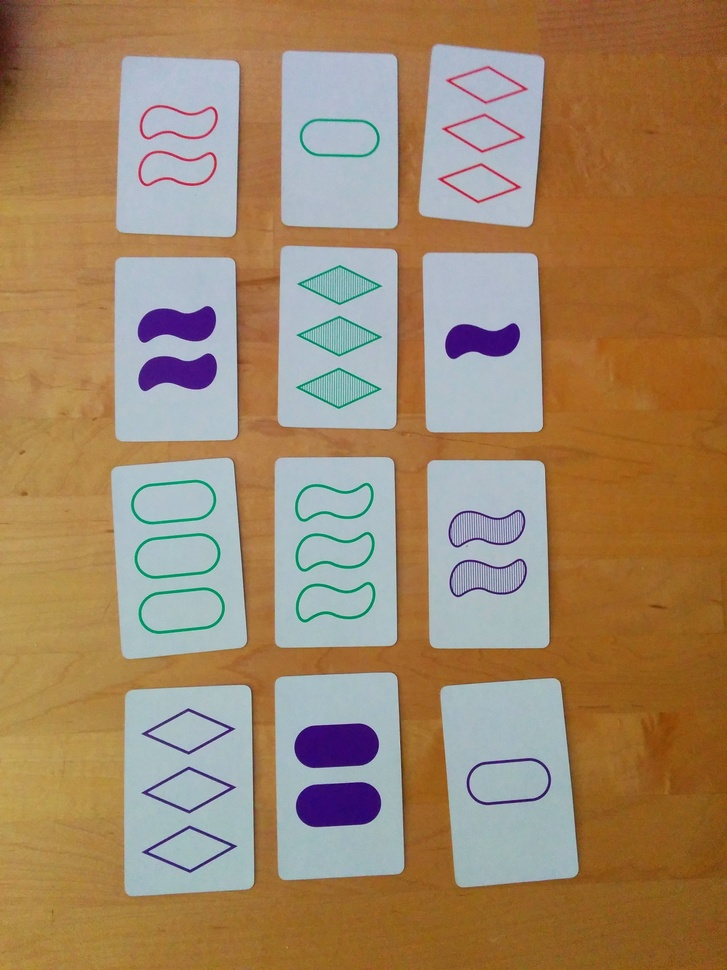
#> input picture imagenes/IMG_20150321_170456.jpg, 727 x 970 px, shrunk from 2448 x 3264 before the run, given in place of the camera
$ python cannycontours.py   (older library calls are emulated)
#> lines starting #> are read from the running program, lines starting #| are printed output that depends on the picture; after the words box and inside, x2 and y2 are one past the last pixel; in counts of white or black regions, pixels touching at a corner belong together
import cv2
import numpy as np


cap = cv2.VideoCapture(0)
size = 5
while (1):
    ret, frame = cap.read()
#> frame is the input picture: shape (970, 727, 3); mean B, G, R 104.3, 134.7, 161.1
    # Pre-processing: Convert frame to standard size, 1024x768
    gray = cv2.cvtColor(frame, cv2.COLOR_BGR2GRAY)
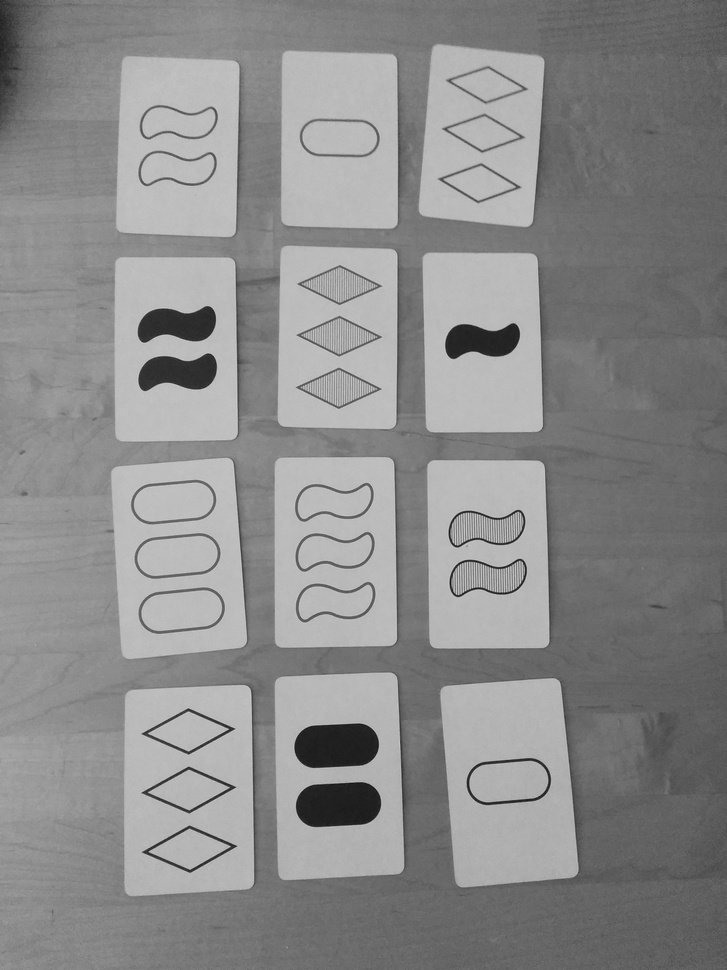
#> gray: shape (970, 727); min 19, max 208, mean 139.1
    gray = cv2.medianBlur(gray, 9)
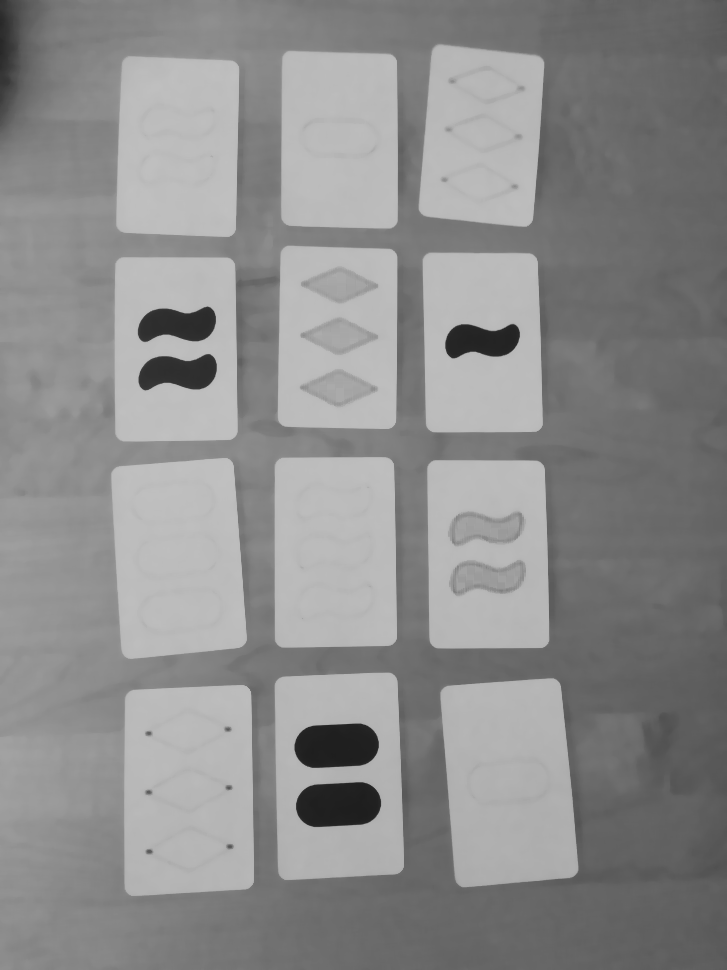
#> gray: shape (970, 727); min 30, max 193, mean 140.6
    edges = cv2.Canny(gray, 10, 25)
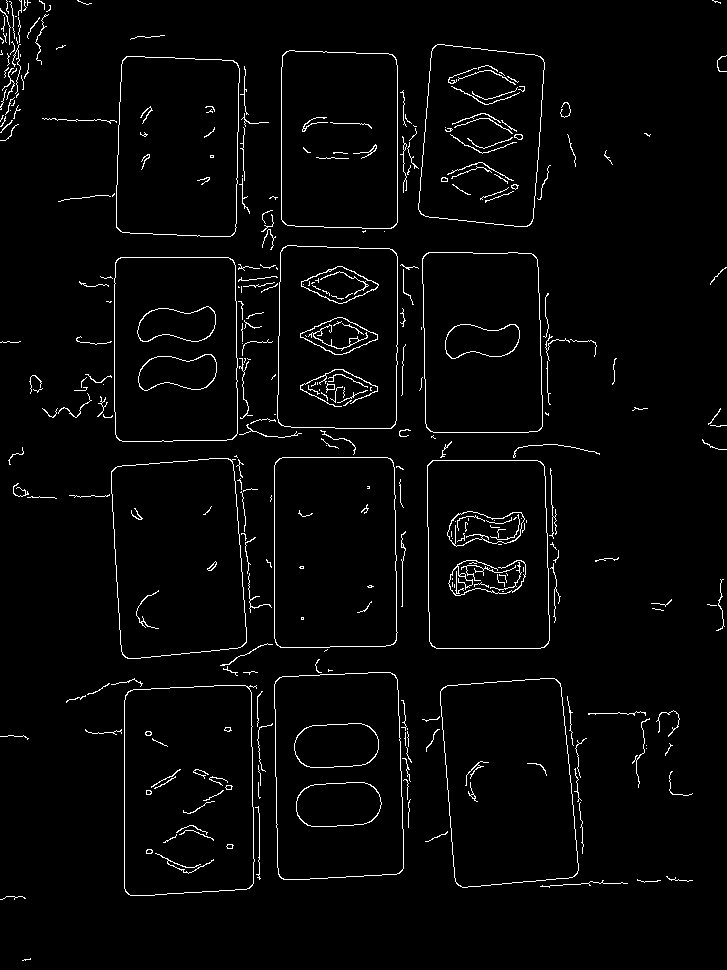
#> edges: shape (970, 727); 2.7% white in thin lines or dots
    _, contours, hierarchy = cv2.findContours(edges, cv2.RETR_TREE, cv2.CHAIN_APPROX_SIMPLE)
#> contours = 392 contours, 331 with area under 20; largest, box (x1, y1, x2, y2) and area: (124, 685, 257, 896) 26246, (124, 685, 255, 896) 26230, (274, 672, 404, 880) 25270, (274, 672, 404, 880) 25254, (440, 678, 579, 888) 24658
    for c in contours:
        rect = cv2.minAreaRect(c)
        box = cv2.boxPoints(rect)
        area = cv2.contourArea(box)
        ratio = area / size
        if ratio < 0.015:
            continue
#> this loop made 392 passes
#> (rect, box, area, ratio) on passes 2 to 4: (((12.5, 897.5), (3, 25), -90), [[25, 899], [-9.18e-17, 899], [0, 896], [25, 896]], 75, 15), (((583.4, 883.2), (87.04, 4.35), -3.09), [[540.1, 887.7], [539.9, 883.4], [626.8, 878.7], [627, 883]], 378.2, 75.63), (((648.4, 880.8), (2.69, 23.02), -87.51), [[659.9, 882.7], [636.9, 881.7], [637, 879], [660, 880]], 62, 12.4)
        # Mark box as segment


def auto_canny(image, sigma=0.5):
    v = np.median(image)
    lower = int(max(0, (1.0 - sigma) * v))
    upper = int(min(255, (1.0 + sigma) * v))
    return cv2.Canny(image, lower, upper)

$ run again, on imagenes/IMG_20161027_084413.jpg
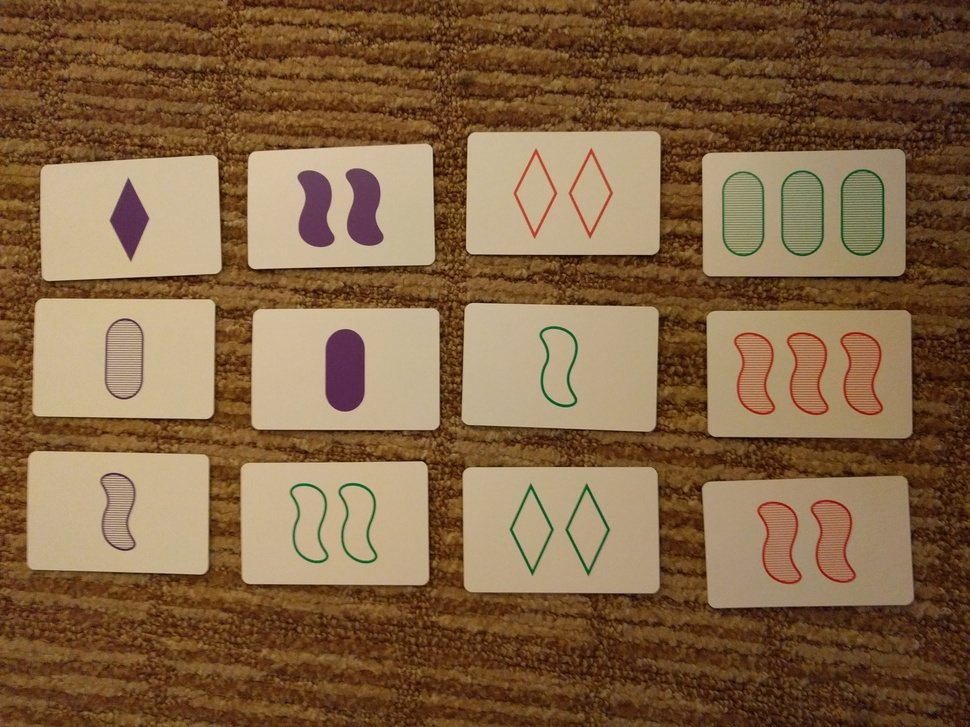
#> input picture imagenes/IMG_20161027_084413.jpg, 970 x 727 px, shrunk from 4032 x 3024 before the run, given in place of the camera
#> frame is the input picture: shape (727, 970, 3); mean B, G, R 68.3, 100.7, 131
#> `gray = cv2.medianBlur(gray, 9)`:
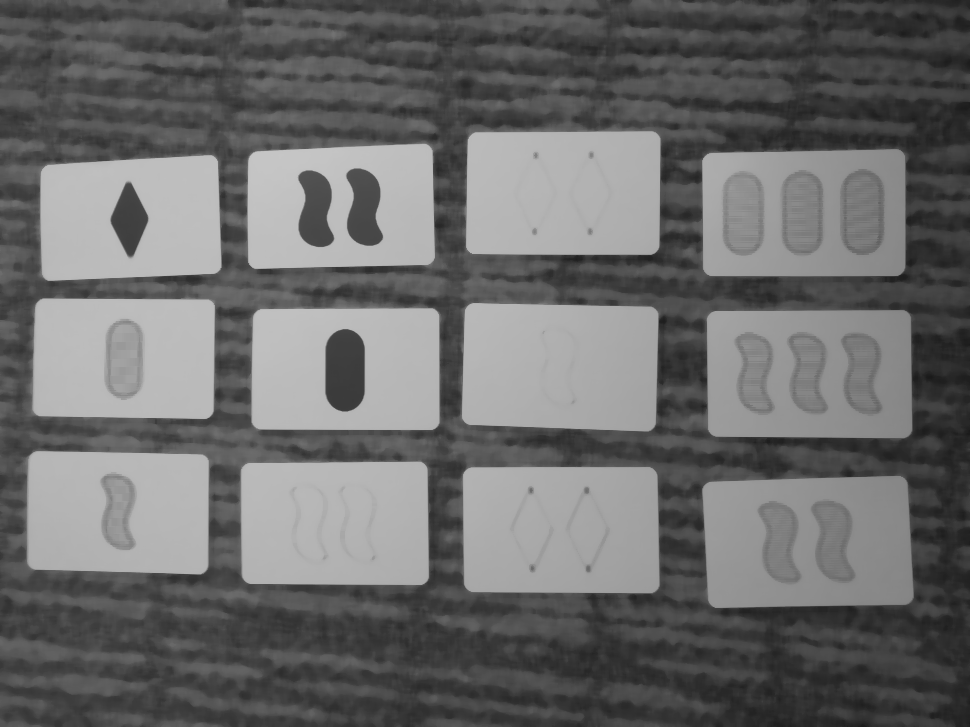
#> gray: shape (727, 970); min 26, max 198, mean 107.3
#> `edges = cv2.Canny(gray, 10, 25)`:
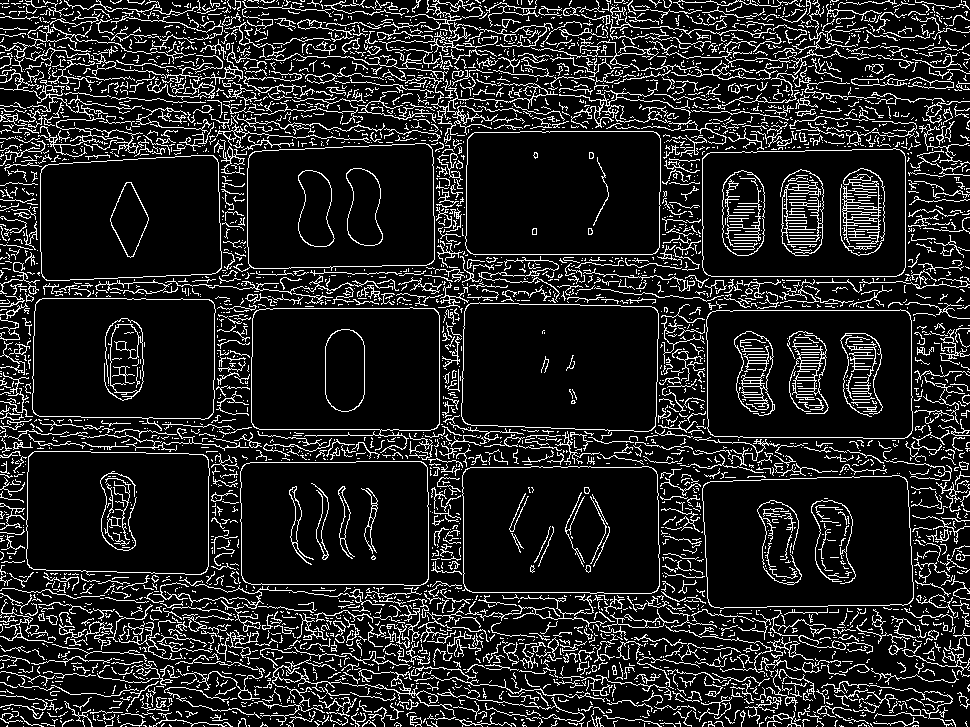
#> edges: shape (727, 970); 13.9% white in thin lines or dots
#> contours = 4585 contours, 4270 with area under 20; largest, box (x1, y1, x2, y2) and area: (702, 475, 914, 609) 26186, (702, 475, 914, 609) 26171, (706, 309, 913, 439) 25878, (706, 309, 913, 439) 25863, (702, 148, 906, 277) 25388
#> the loop `for c in contours:` made 4585 passes
#> (rect, box, area, ratio) on passes 20, 33, 39: (((862, 724.5), (3, 8), -90), [[866, 726], [858, 726], [858, 723], [866, 723]], 24, 4.8), (((667.7, 723.4), (2.51, 15.3), -77.91), [[675, 726.2], [660, 723], [660.5, 720.5], [675.5, 723.7]], 38.46, 7.69), (((263.8, 725.4), (4.47, 6.26), -63.43), [[265.6, 728.8], [260, 726], [262, 722], [267.6, 724.8]], 28, 5.6)

$ run again, on imagenes/IMG_20161027_084421.jpg
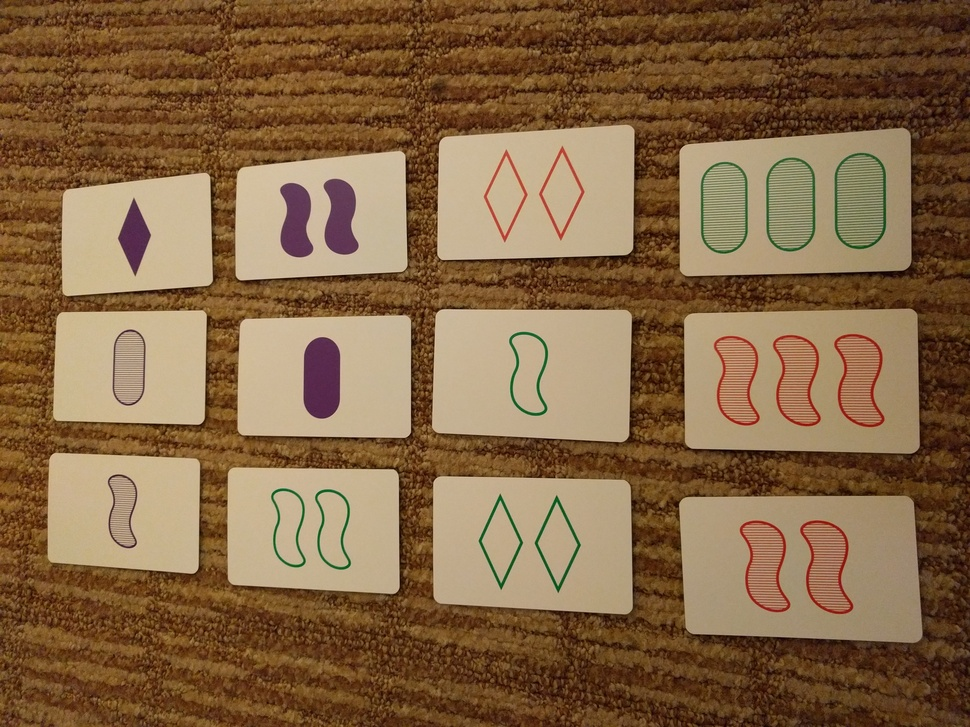
#> input picture imagenes/IMG_20161027_084421.jpg, 970 x 727 px, shrunk from 4032 x 3024 before the run, given in place of the camera
#> frame is the input picture: shape (727, 970, 3); mean B, G, R 69.2, 102.2, 132.8
#> `gray = cv2.medianBlur(gray, 9)`:
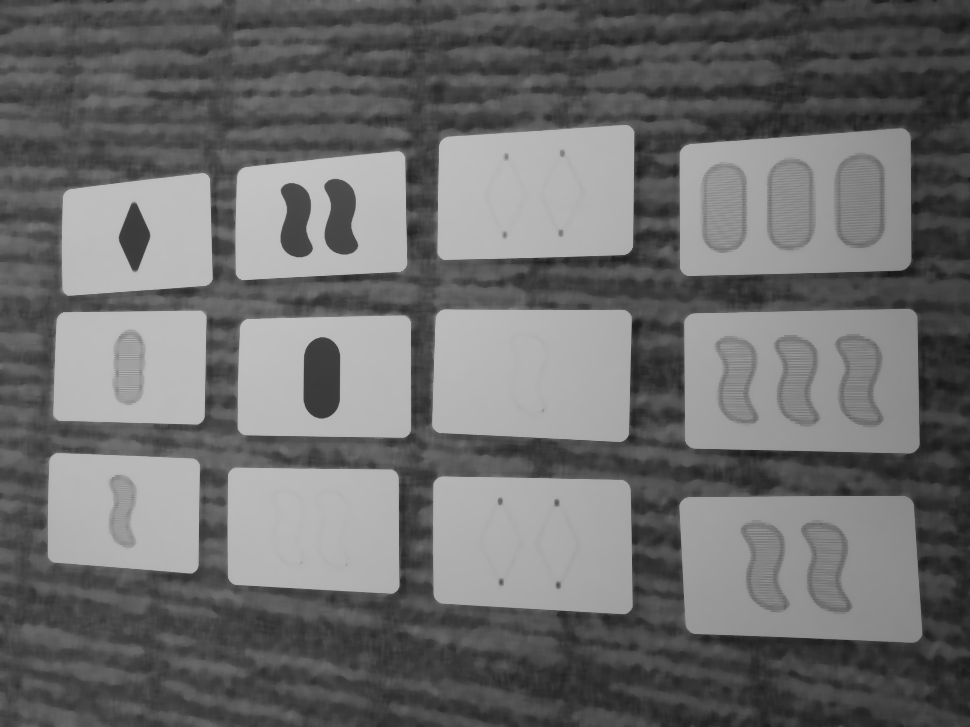
#> gray: shape (727, 970); min 23, max 195, mean 109
#> `edges = cv2.Canny(gray, 10, 25)`:
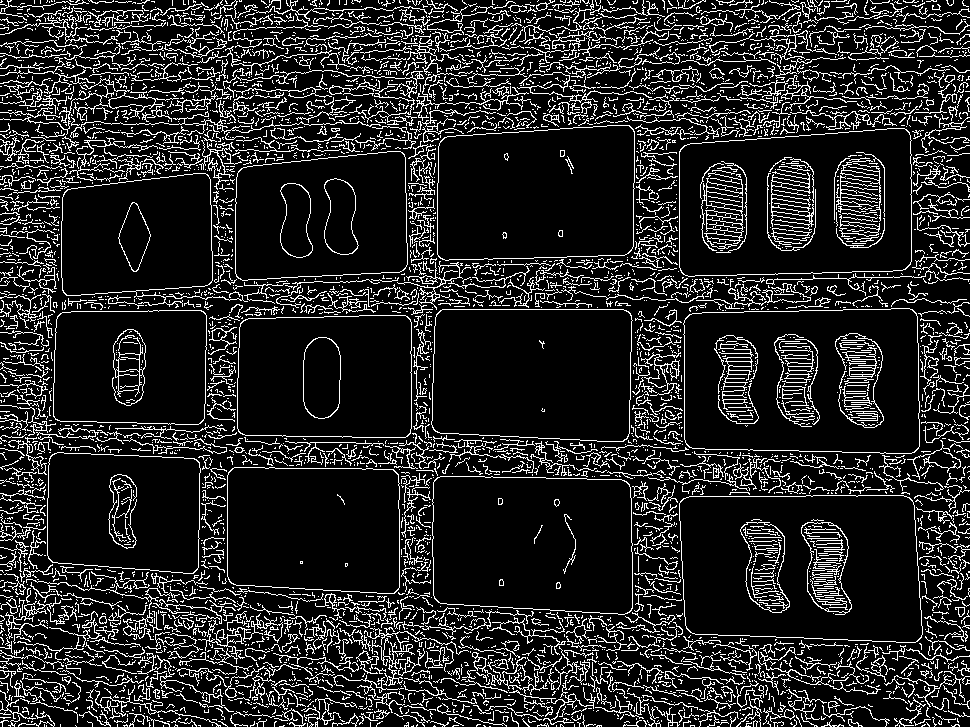
#> edges: shape (727, 970); 14.7% white in thin lines or dots
#> contours = 5182 contours, 4845 with area under 20; largest, box (x1, y1, x2, y2) and area: (679, 495, 923, 643) 33416, (679, 495, 923, 643) 33400, (683, 308, 920, 454) 32744, (683, 308, 920, 454) 32727, (679, 128, 912, 277) 31746
#> the loop `for c in contours:` made 5182 passes
#> (rect, box, area, ratio) on passes 32, 37, 43: (((542.5, 724.5), (3, 11), -90), [[548, 726], [537, 726], [537, 723], [548, 723]], 33, 6.6), (((748, 724), (4, 6), -90), [[751, 726], [745, 726], [745, 722], [751, 722]], 24, 4.8), (((778.2, 723.4), (9.92, 4.09), -7.13), [[773.5, 726.1], [773, 722], [782.8, 720.8], [783.4, 724.8]], 40.62, 8.12)
